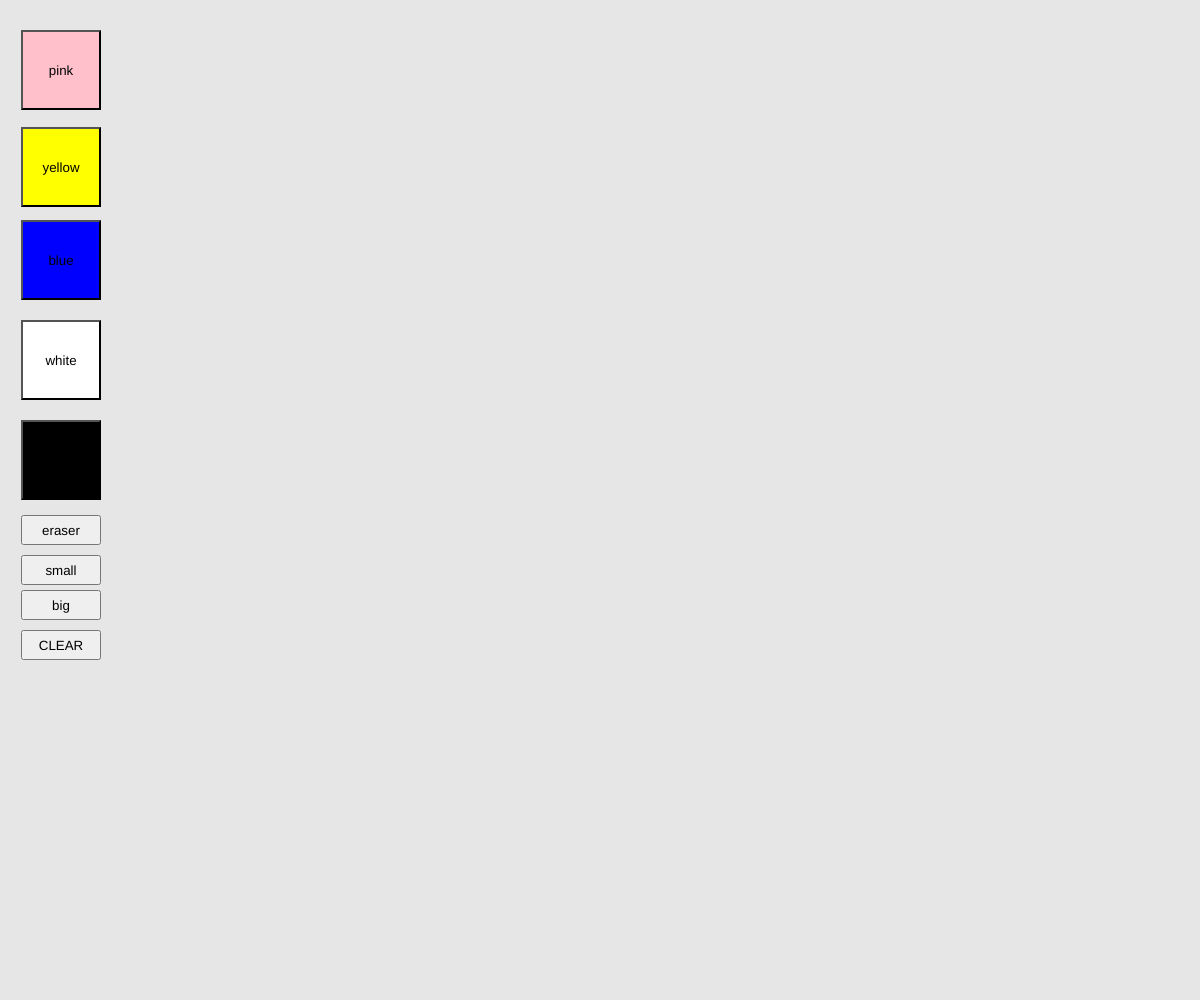
Frame 1 (no input)
Frame 60 (no input): identical to frame 1, image omitted
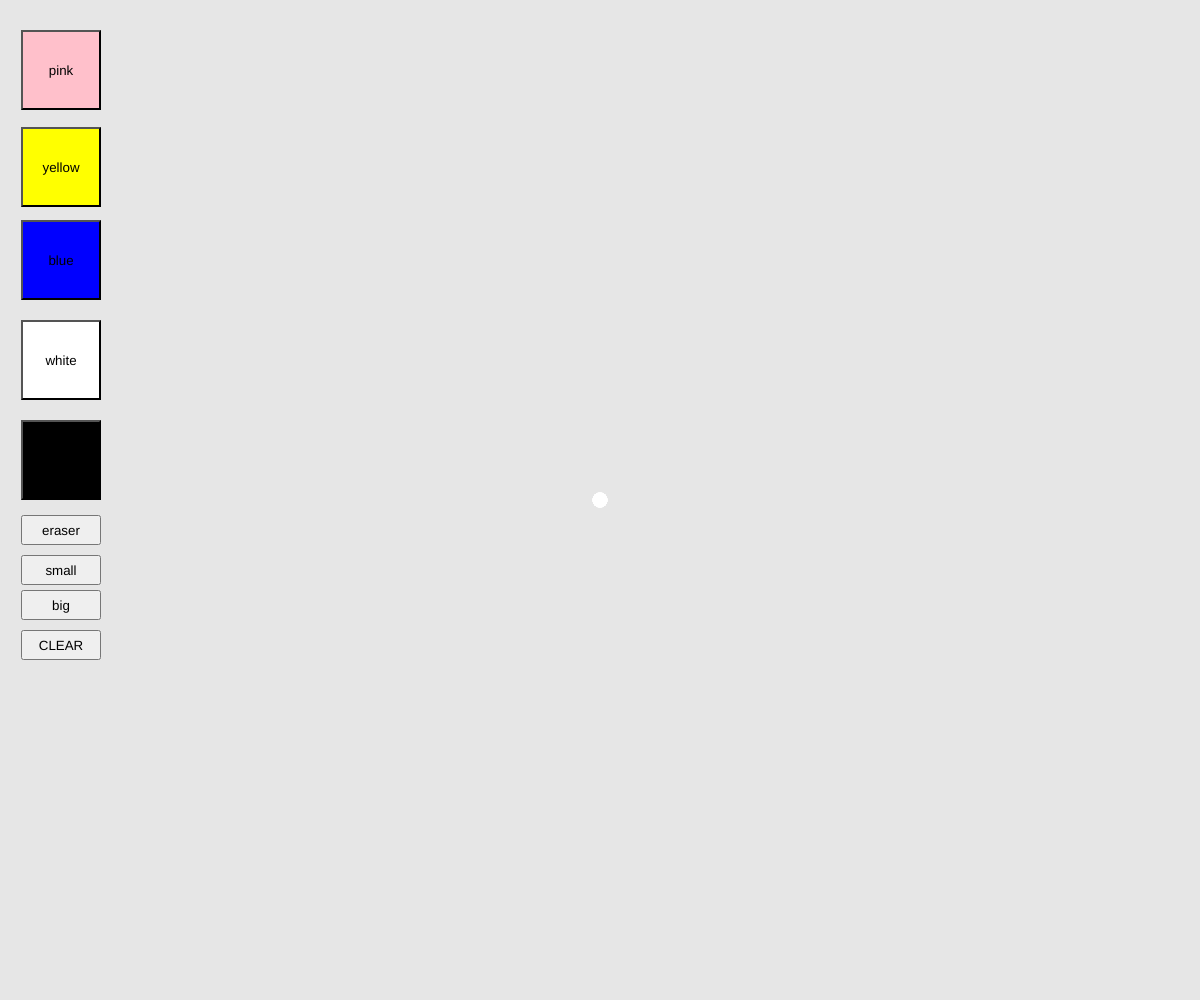
Frame 120 (the mouse pressed at the canvas centre since frame 60)

The p5.js sketch that drew these frames (run headless with seeded random() and noise() and a simulated clock; from frame 60 on, the mouse is pressed at the canvas centre):

// p5.js sketch
// ── sketch.js
let bgColor= (245, 242, 230);
let penSize= 15;

function setup() {
    //Create the canvas
    createCanvas(innerWidth,innerHeight);
    background(bgColor);  
    
    noStroke();
    
    // Setup Color Button
    let pinkButton;
    pinkButton = createButton('pink');
    pinkButton.size(80, 80);
    pinkButton.position(21, 30);
    pinkButton.style('background:pink');
    pinkButton.mousePressed(changePink);
    
     let yellowButton;
    yellowButton = createButton('yellow');
    yellowButton.size(80, 80);
    yellowButton.position(21, 127);
    yellowButton.style('background:yellow');
    yellowButton.mousePressed(changeYellow);
    
    let blueButton;
    yellowButton = createButton('blue');
    yellowButton.size(80, 80);
    yellowButton.position(21, 220);
    yellowButton.style('background:blue');
    yellowButton.mousePressed(changeBlue);
    
    let whiteButton;
    whiteButton = createButton('white');
    whiteButton.size(80, 80);
    whiteButton.position(21, 320);
    whiteButton.style('background:white');
    whiteButton.mousePressed(changeWhite);
    
    let blackButton;
    blackButton = createButton('black');
    blackButton.size(80, 80);
    blackButton.position(21, 420);
    blackButton.style('background:black');
    blackButton.mousePressed(changeBlack);
    
    //ERASER
    let eraserButton;
    eraserButton = createButton('eraser');
    eraserButton.size(80, 30);
    eraserButton.position(21, 515);
    eraserButton.style('background:200');
    eraserButton.mousePressed(changeEraser);
    
    //CLEAR
    let clearButton;
    clearButton = createButton('CLEAR');
    clearButton.size(80, 30);
    clearButton.position(21, 630);
    clearButton.mousePressed(changeClear);

//small button
  let smallButton;
    smallButton = createButton('small');
    smallButton.size(80, 30);
    smallButton.position(21, 555);
    smallButton.mousePressed(changeSmall);
    
//big button
  let bigButton;
    bigButton = createButton('big');
    bigButton.size(80, 30);
    bigButton.position(21, 590);
    bigButton.mousePressed(changeBig);

}   

//Color functions
function changePink(){
    fill('pink');
}

function changeYellow(){
    fill('yellow');
}

function changeBlue(){
    fill('blue');
}

function changeWhite(){
    fill('white');
}

function changeBlack(){
    fill('black');
}

function changeEraser(){
    fill(bgColor);
}

function changeSmall(){
    penSize = 12;
}

function changeBig(){
    penSize = 25;
}

function changeClear(){
    bgColor === (245, 242, 230)
    background(bgColor);
}

function draw() {
    if (mouseIsPressed){
     //circle tracks mouse 
     ellipse(mouseX, mouseY, penSize, penSize);
    }
}
 
